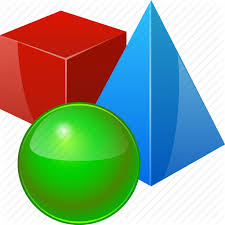
#> input picture 3d.jpeg, 225 x 225 px
$ jupyter execute --allow-errors Contours.ipynb
#> lines starting #> are read from the running program, lines starting #| are printed output that depends on the picture; after the words box and inside, x2 and y2 are one past the last pixel; in counts of white or black regions, pixels touching at a corner belong together
[cell 1]
import cv2
import numpy as np

im = cv2.imread('3d.jpeg')
#> im is the input picture: shape (225, 225, 3); mean B, G, R 142.8, 165.5, 143
imgray = cv2.cvtColor(im, cv2.COLOR_BGR2GRAY)
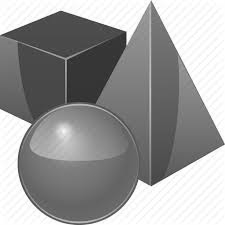
#> imgray: shape (225, 225); min 37, max 255, mean 156.2
ret, thresh = cv2.threshold(imgray, 127, 255, 0)
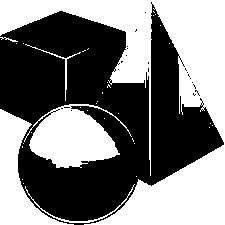
#> thresh: shape (225, 225); 48.1% white; 35 white regions (29 under 20 px)
image, contours= cv2.findContours(thresh, cv2.RETR_TREE, cv2.CHAIN_APPROX_SIMPLE)
#> image = 87 contours, 82 with area under 20; largest, box (x1, y1, x2, y2) and area: (0, 0, 225, 225) 16369, (24, 104, 132, 168) 3620, (0, 109, 74, 225) 2877, (25, 184, 135, 223) 90, (25, 44, 81, 101) 54; contours = 87 rows, first 6: [1, -1, -1, -1], [2, 0, -1, -1], [3, 1, -1, -1], [4, 2, -1, -1], [5, 3, -1, -1], [6, 4, -1, -1]
#> (the rest of this cell did not finish here and is left out)

[cell 2]
import cv2
import numpy as np

img = cv2.imread('3d.jpeg', 0)
#> img: shape (225, 225); min 33, max 255, mean 156.3
ret, thresh = cv2.threshold(img, 127, 255, 0)
#> thresh: shape (225, 225); 48.1% white; 34 white regions (28 under 20 px)
contours, hierarchy = cv2.findContours(thresh, 1, 2)
#> contours = 86 contours, 81 with area under 20; largest, box (x1, y1, x2, y2) and area: (0, 0, 225, 225) 16369, (24, 104, 132, 168) 3618, (0, 109, 74, 225) 2877, (25, 184, 135, 223) 90, (25, 44, 81, 101) 54

cnt = contours[0]
#> cnt = contour of 131 points, box (x1, y1, x2, y2) (25, 184, 135, 223), area 90
rect = cv2.minAreaRect(cnt)
#> rect = ((79.82, 203.6), (109.1, 37.17), -1.05)
box = cv2.boxPoints(rect)
#> box = [[25.65, 223.2], [24.96, 186], [134, 184], [134.7, 221.2]]
box = np.int0(box)
#> box = [[25, 223], [24, 186], [134, 184], [134, 221]]
# M = cv2.moments(cnt)
# print(M)
im = cv2.drawContours(img, [box], 0, (0, 0, 255), 2)
#> im: shape (225, 225)
cv2.imread('jj', im)
cv2.waitKey(0)
cv2.destroyAllWindows()

[cell 3]
import cv2
import numpy as np

img = cv2.imread('download.png')
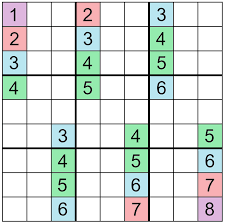
#> input picture download.png, 225 x 224 px
#> img is the input picture: shape (224, 225, 3); mean B, G, R 218.2, 222.4, 214.1
img_gray = cv2.cvtColor(img, cv2.COLOR_BGR2GRAY)
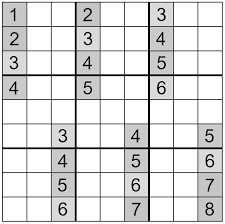
#> img_gray: shape (224, 225); min 0, max 255, mean 219.4
ret, thresh = cv2.threshold(img_gray, 127, 255, 0)
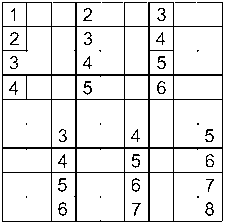
#> thresh: shape (224, 225); 90.1% white; black in thin lines or dots
contours, hierarchy = cv2.findContours(thresh, 2, 1)
#> contours = 85 contours, 21 with area under 20; largest, box (x1, y1, x2, y2) and area: (0, 0, 225, 224) 49952, (1, 1, 224, 223) 43742, (3, 173, 51, 221) 2209, (174, 100, 222, 147) 2162, (3, 100, 51, 147) 2162
cnt = contours[0]
#> cnt = contour of 13 points, box (x1, y1, x2, y2) (207, 209, 212, 214), area 14

hull = cv2.convexHull(cnt, returnPoints=False)
#> hull = [11, 10, 7, 4, 3, 1, 0]
defects = cv2.convexityDefects(cnt, hull)

#> (the rest of this cell did not finish here and is left out)
